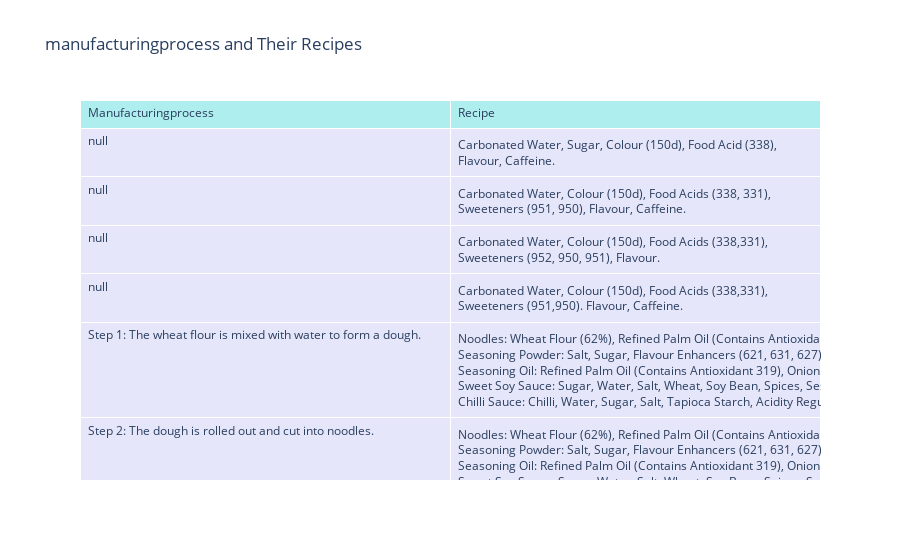

The cell this chart's notebook holds for it:
### Code cell
import plotly.graph_objects as go
from neo4j import GraphDatabase

# Define query statements: retrieve information about products and their formulations
query = """
MATCH (p:Recipe)-[:HAS_MANUFACTURING_PROCESS]->(c:ManufacturingProcess)
RETURN p.ingredients_orig AS Recipe, c.Description AS Manufacturingprocess
"""

def get_manufacturingprocess_recipes():
    manufacturingprocesss = []
    recipes = []
    with driver.session() as session:
        result = session.run(query)
        for record in result:
            manufacturingprocess = record["Manufacturingprocess"]
            recipe = record["Recipe"]
            manufacturingprocesss.append(manufacturingprocess)
            recipes.append(recipe)
    return manufacturingprocesss, recipes


manufacturingprocesss, recipes = get_manufacturingprocess_recipes()

#Creating Text Charts
fig = go.Figure(data=[go.Table(
    header=dict(values=['Manufacturingprocess', 'Recipe'],
                fill_color='paleturquoise',
                align='left'),
    cells=dict(values=[manufacturingprocesss, recipes],
               fill_color='lavender',
               align='left'))
])


fig.update_layout(
    title="manufacturingprocess and Their Recipes"
)


fig.show()

### Figure 1 — Plotly figure (JSON) as saved in the notebook; plotly's stock layout.template omitted (floating-point values rounded to 4 significant figures; data arrays with more than 128 entries replaced by an {"elided": "..."} marker saying what was removed)
{"data": [{"cells": {"align": "left", "fill": {"color": "lavender"}, "values": {"elided": "2x154 str values"}}, "header": {"align": "left", "fill": {"color": "paleturquoise"}, "values": ["Manufacturingprocess", "Recipe"]}, "type": "table"}], "layout": {"title": {"text": "manufacturingprocess and Their Recipes"}}}
